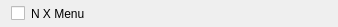
<?xml version="1.0" encoding="UTF-8"?>
<ui version="4.0">
 <class>order_label_container</class>
 <widget class="QWidget" name="order_label_container">
  <property name="geometry">
   <rect>
    <x>0</x>
    <y>0</y>
    <width>338</width>
    <height>27</height>
   </rect>
  </property>
  <property name="sizePolicy">
   <sizepolicy hsizetype="Preferred" vsizetype="Fixed">
    <horstretch>0</horstretch>
    <verstretch>0</verstretch>
   </sizepolicy>
  </property>
  <property name="windowTitle">
   <string>Form</string>
  </property>
  <layout class="QHBoxLayout" name="horizontalLayout">
   <property name="topMargin">
    <number>5</number>
   </property>
   <property name="bottomMargin">
    <number>5</number>
   </property>
   <item>
    <widget class="QCheckBox" name="checkBox">
     <property name="sizePolicy">
      <sizepolicy hsizetype="Fixed" vsizetype="Fixed">
       <horstretch>0</horstretch>
       <verstretch>0</verstretch>
      </sizepolicy>
     </property>
     <property name="text">
      <string/>
     </property>
    </widget>
   </item>
   <item>
    <widget class="QLabel" name="description">
     <property name="sizePolicy">
      <sizepolicy hsizetype="Preferred" vsizetype="Preferred">
       <horstretch>0</horstretch>
       <verstretch>0</verstretch>
      </sizepolicy>
     </property>
     <property name="text">
      <string>N X Menu</string>
     </property>
    </widget>
   </item>
  </layout>
 </widget>
 <resources/>
 <connections/>
</ui>
